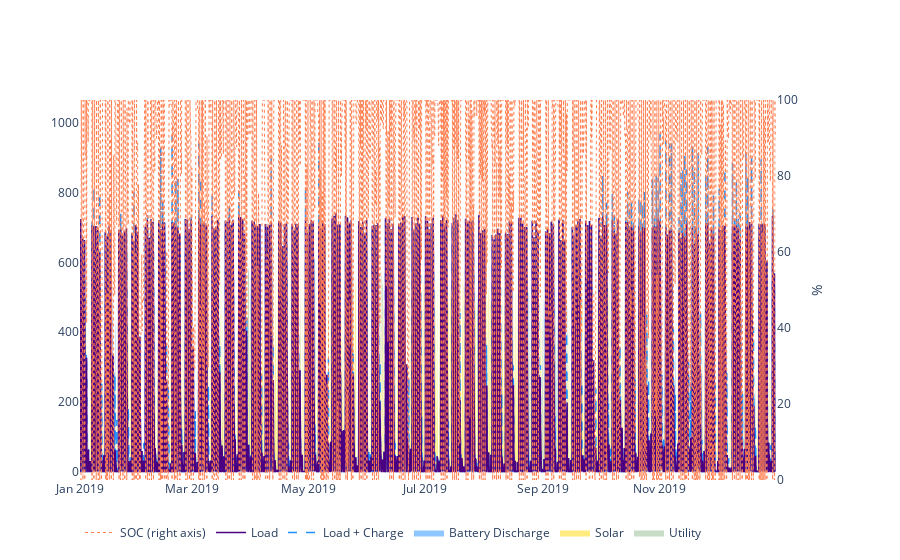

Source (notebook cell):
### Markdown cell above
# Plot

### Code cell
df = parse_dispatch_series(resp)

f = plotly_stacked(df,solar='pv',load='load',batt='batt',utility='grid',soc='soc',
                   plot_theme='plotly')#,ylim=[0,50])

### Figure 1 — Plotly figure (JSON) as saved in the notebook; plotly's stock layout.template omitted (floating-point values rounded to 4 significant figures; data arrays with more than 128 entries replaced by an {"elided": "..."} marker saying what was removed)
{"data": [{"line": {"color": "darkseagreen", "width": 0}, "mode": "lines", "name": "Utility", "stackgroup": "one", "type": "scatter", "x": {"elided": "8760 str values"}, "xaxis": "x", "y": {"elided": "8760 float values"}, "yaxis": "y"}, {"line": {"color": "gold", "width": 0}, "mode": "lines", "name": "Solar", "stackgroup": "one", "type": "scatter", "x": {"elided": "8760 str values"}, "xaxis": "x", "y": {"elided": "8760 float values"}, "yaxis": "y"}, {"line": {"color": "dodgerblue", "width": 0}, "mode": "lines", "name": "Battery Discharge", "stackgroup": "one", "type": "scatter", "x": {"elided": "8760 str values"}, "xaxis": "x", "y": {"elided": "8760 float values"}, "yaxis": "y"}, {"line": {"color": "dodgerblue", "dash": "dash", "width": 1.5}, "mode": "lines", "name": "Load + Charge", "type": "scatter", "x": {"elided": "8760 str values"}, "xaxis": "x", "y": {"elided": "8760 float values"}, "yaxis": "y"}, {"line": {"color": "indigo", "width": 1.5}, "mode": "lines", "name": "Load", "type": "scatter", "x": {"elided": "8760 str values"}, "xaxis": "x", "y": {"elided": "8760 float values"}, "yaxis": "y"}, {"line": {"color": "coral", "dash": "dot", "width": 1}, "mode": "lines", "name": "SOC (right axis)", "type": "scatter", "x": {"elided": "8760 str values"}, "xaxis": "x", "y": {"elided": "8760 float values"}, "yaxis": "y2"}], "layout": {"hovermode": "x", "legend": {"orientation": "h", "traceorder": "reversed"}, "paper_bgcolor": "rgba(0,0,0,0)", "plot_bgcolor": "rgba(0,0,0,0)", "title": {}, "xaxis": {"anchor": "y", "domain": [0, 0.94]}, "yaxis": {"anchor": "x", "domain": [0, 1], "range": [-24.22, 1066.0]}, "yaxis2": {"anchor": "x", "overlaying": "y", "range": [0, 100], "side": "right", "title": {"text": "%"}}}}
